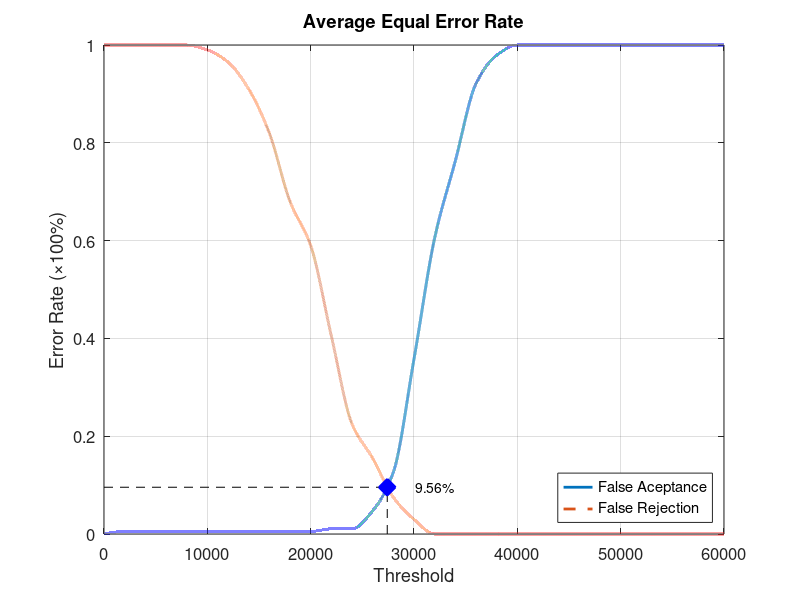
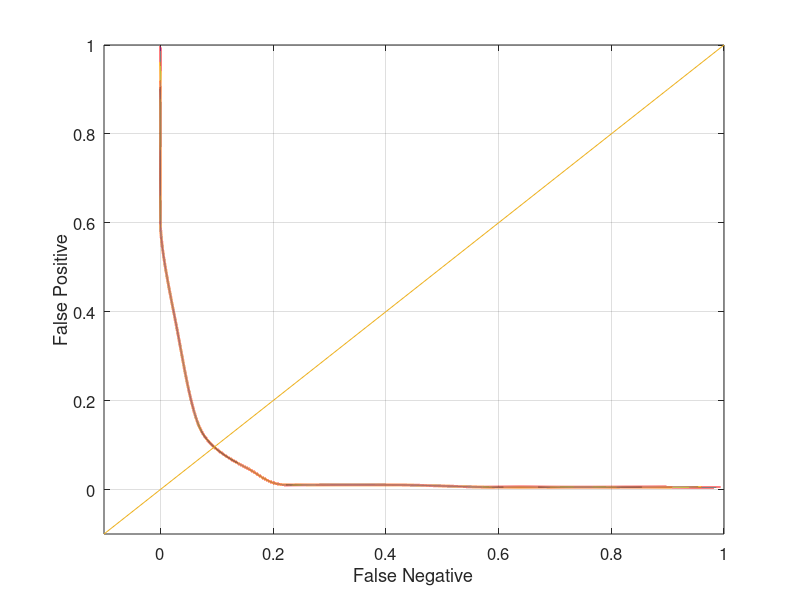

These figures' MATLAB source, in order:
function yEER = Database3_2
close all;
clear;
clc;
x = 0:2000:60000;
xq = 0:0.5:60000;

y0 = [0 0.00526316 0.00526316 0.00526316 0.00526316 0.00526316 0.00526316 0.00526316 0.00526316 0.00526316 0.00526316 0.0105263 0.0105263 0.0473684 0.126316 0.357895 0.605263 0.763158 0.921053 0.978947 1 1 1 1 1 1 1 1 1 1 1];
yy0 = interp1(x, y0, xq, 'pchip');
y1 = [1 1 1 1 1 0.99 0.965 0.91 0.82 0.68 0.59 0.405 0.225 0.155 0.075 0.03 0 0 0 0 0 0 0 0 0 0 0 0 0 0 0];
yy1 = interp1(x, y1, xq, 'pchip');

% Calculating EER: 
y2 = abs(y0 - y1);
find(y2 == min(y2))
yy2 = abs(yy0 - yy1);
xEER = find(yy2 == min(yy2));
xEERIndex = xq(xEER) % X-axis EER
yEER = yy0(xEER) % Y-axis EER

main = figure
plot(xq, yy0,'-','LineWidth', 2);	hold on
plot(xq, yy1,'--','LineWidth', 2);	hold on
plot([xEERIndex xEERIndex], [0 yEER], 'k--');	hold on
plot([0 xEERIndex], [yEER yEER], 'k--');	hold on
plot(xEERIndex, yEER, 'bx', 'LineWidth', 10);	hold on
text(xEERIndex + 10 * xEERIndex / 100, yEER, [num2str(round((10000 * yEER)) / 100) '%'])
legend('False Aceptance', 'False Rejection', 'Location', 'SouthEast')
xlabel('Threshold')
ylabel('Error Rate (\times100%)')
title('Average Equal Error Rate')
set(gca, 'FontSize', 12)
axis([0 60000 0 1])
grid on

print(main, 'Database3_2Main', '-dpng');
FNRxFPR = figure('Color', [1 1 1]);
plot(yy1, yy0, '-', yy1, yy0, 'LineWidth', 2);
hold on
y = -0.1:0.1:1
plot(y, y); 
set(gca, 'FontSize', 12)
xlabel('False Negative')
ylabel('False Positive')
axis([-0.1 1 -0.1 1])
set(gca, 'FontSize', 12)
grid on

print(FNRxFPR, 'Database3_2FNRxFPR','-dpng');
end
